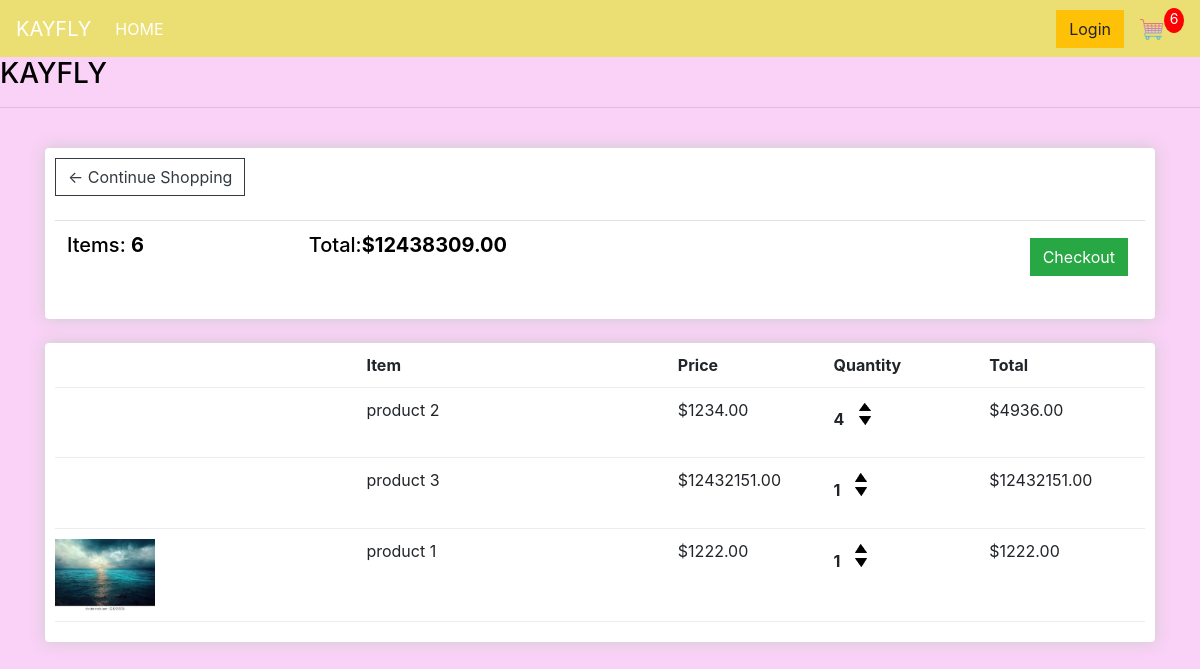
The app's page /cart/ (signed in) with its own data.
### store/models.py (models this page shows, shortened)
class Order(models.Model):
	customer = models.ForeignKey(Customer, on_delete=models.SET_NULL, null=True, blank=True)
	date_ordered = models.DateTimeField(auto_now_add=True)
	complete = models.BooleanField(default=False)
	transaction_id = models.CharField(max_length=100, null=True)
	@property
	def get_cart_total(self):
		orderitems = self.orderitem_set.all()
		total = sum([item.get_total for item in orderitems])
		return total
	@property
	def get_cart_items(self):
		orderitems = self.orderitem_set.all()
		total = sum([item.quantity for item in orderitems])
		return total

class OrderItem(models.Model):
	product = models.ForeignKey(Product, on_delete=models.SET_NULL, null=True)
	order = models.ForeignKey(Order, on_delete=models.SET_NULL, null=True)
	quantity = models.IntegerField(default=0, null=True, blank=True)
	date_added = models.DateTimeField(auto_now_add=True)
	@property
	def get_total(self):
		total = self.product.price * self.quantity
		return total

class Product(models.Model):
    name = models.CharField(max_length=200)
    price = models.FloatField()
    digital = models.BooleanField(default=False,null=True, blank=True)
    image = models.ImageField(null=True, blank=True)
    imageq = models.ImageField(null=True, blank=True)
    imagev = models.ImageField(null=True, blank=True)
    imagew = models.ImageField(null=True, blank=True)
    description = models.TextField(null=True, blank=True)
    @property
    def imageURL(self):
        try:
            url = self.image.url
        except:
            url = ''
        return url

### store/views.py (the view)
# urls.py: path('cart/', views.cart, name="cart"),
def cart(request):
	data = cartData(request)
	cartItems = data['cartItems']
	order = data['order']
	items = data['items']
	context = {'items':items,'order':order, 'cartItems':cartItems}
	return render(request,'store/cart.html',context)

### store/utils.py (called while the page is built)
def cartData(request):
	if request.user.is_authenticated:
		customer = request.user.customer
		order, created = Order.objects.get_or_create(customer=customer, complete=False)
		items = order.orderitem_set.all()
		cartItems = order.get_cart_items
	else:
		cookieData = cookieCart(request)
		cartItems = cookieData['cartItems']
		order = cookieData['order']
		items = cookieData['items']
	return {'cartItems':cartItems ,'order':order, 'items':items}

### store/templates/store/cart.html
{% extends 'store/main.html' %}
{% load static %}
{% block content %}
     <div class="box-element">
          <a  class="btn btn-outline-dark" href="{% url 'store' %}">&#x2190; Continue Shopping</a>
          <br>
          <br>
          <table class="table">
               <tr>
                    <th><h5>Items: <strong>{{order.get_cart_items}}</strong></h5></th>
                    <th><h5>Total:<strong>${{order.get_cart_total|floatformat:2}}</strong></h5></th>
                    <th>
                         <a  style="float:right; margin:5px;" class="btn btn-success" href="{% url 'checkout' %}">Checkout</a>
                    </th>
               </tr>
          </table>
     </div>
     <br>
     <div class="box-element">
          <div class="cart-row">
               <div style="flex:2"></div>
               <div style="flex:2"><strong>Item</strong></div>
               <div style="flex:1"><strong>Price</strong></div>
               <div style="flex:1"><strong>Quantity</strong></div>
               <div style="flex:1"><strong>Total</strong></div>
          </div>
          {% for item in items %}
          <div class="cart-row">
               <div style="flex:2"><img class="row-image" src="{{item.product.imageURL}}"></div>
               <div style="flex:2"><p>{{item.product.name}}</p></div>
               <div style="flex:1"><p>${{item.product.price|floatformat:2}}</p></div>
               <div style="flex:1">
                    <p class="quantity">{{item.quantity}}</p>
                    <div class="quantity">
                         <img data-product="{{item.product.id}}" data-action="add" class="chg-quantity update-cart" src="{% static  'images/arrow-up.png' %}">
                         <img data-product="{{item.product.id}}" data-action="remove" class="chg-quantity update-cart" class="chg-quantity" src="{% static  'images/arrow-down.png' %}">
                    </div>
               </div>
               <div style="flex:1"><p>${{item.get_total|floatformat:2}}</p></div>
          </div>
          {% endfor %}
     </div>
{% endblock content %}

### store/templates/store/main.html (shortened to what this page needs)
<!DOCTYPE html>
{% load static %}
<html>
<head>
	<link rel="stylesheet" href="https://stackpath.bootstrapcdn.com/bootstrap/4.4.1/css/bootstrap.min.css">
	<link rel="stylesheet" type="text/css" href="{% static 'css/main.css' %}">
</head>
<body>
    <nav class="navbar navbar-expand-lg navbar-dark bg-dark">
        <a class="navbar-brand" href="{% url 'store' %}">KAYFLY</a>
        <div class="collapse navbar-collapse" id="navbarSupportedContent">
          <ul class="navbar-nav mr-auto">
            <li class="nav-item active">
              <a class="nav-link" href="{% url 'store' %}">HOME<span class="sr-only">(current)</span></a>
            </li>
          </ul>
          <div class="form-inline my-2 my-lg-0">
               <a href="#"class="btn btn-warning">Login</a>
               <a href="{% url 'cart' %}">
                  <img  id="cart-icon" src="{% static 'images/cart.png' %}">
              </a>
              <p id="cart-total">{{cartItems}} </p>
          </div>
        </div>
      </nav>
    <h3>KAYFLY</h3>
    <hr>
     <div class="container">
            <br>
            {% block content %}
             {% endblock content %}
     </div>
</body>
</html>

### static/css/main.css (style rules this page uses)
body { background-color: hsl(305, 80%, 90%); }
h1,h2,h3,h4,h5,h6 { color:hsl(0, 0%, 0%); }
.box-element { box-shadow:hsl(0, 0%, 80%) 0 0 16px; background-color: #fff; border-radius: 4px; padding: 10px; }
.bg-dark { background-color: #ebdf73!important; }
#cart-icon { width:25px; height: 25px; display: inline-block; margin-left: 15px; }
#cart-total { display: block; text-align: center; color:#fff; background-color: red; width: 20px; height: 25px; border-radius: 50%; font-size: 14px; }
.btn { border-radius: 0; }
.row-image { width: 100px; }
.cart-row { display: flex; align-items: flex-stretch; padding-bottom: 10px; margin-bottom: 10px; border-bottom: 1px solid #ececec; }
.quantity { display: inline-block; font-weight: 700; padding-right:10px; }
.chg-quantity { width: 12px; cursor: pointer; display: block; margin-top: 5px; transition:.1s; }

### records on screen
Order: get_cart_items "6", get_cart_total "12438309.00"
OrderItem: product.name "product 2", product.price "1234.00", quantity "4", get_total "4936.00"
OrderItem: product.name "product 3", product.price "12432151.00", quantity "1", get_total "12432151.00"
OrderItem: product.imageURL (picture), product.name "product 1", product.price "1222.00", quantity "1", get_total "1222.00"

### other values on screen
{{ cartItems }} "6"
